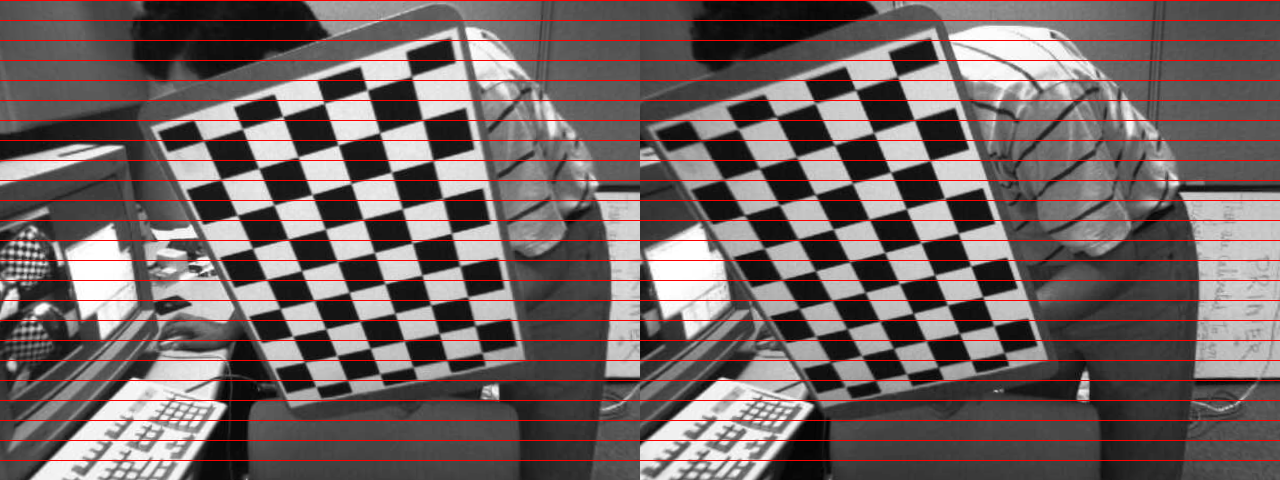

Generate this figure with Python:
import cv2
import numpy as np
import matplotlib.pyplot as plt

im_path_left = r'../Stereovision_ZAW/images_left/'
im_path_right = r'../Stereovision_ZAW/images_right/'

# kryternia przerwania obliczen (blad+liczba iteracji)
criteria = (cv2.TERM_CRITERIA_EPS + cv2.TERM_CRITERIA_MAX_ITER, 30, 0.001)
# przygotowanie punktow 2D w postaci: (0,0,0), (1,0,0), (2,0,0) ....,(6,7,0)
objp = np.zeros((6*7, 3), np.float32)
objp[:, :2] = np.mgrid[0:7, 0:6].T.reshape(-1, 2)
# tablice do przechowywania punktow obiektow (3D) i punktow na obrazie (2D) dla wszystkich obrazow
objpoints = [] # punkty 3d w przestrzeni (rzeczywsite)
imgpoints_l = [] # punkty 2d w plaszczyznie obrazu.
imgpoints_r = [] # punkty 2d w plaszczyznie obrazu.

for i in range(1, 13):
    # wczytanie obrazu
    img_l = cv2.imread(im_path_left+'left%02d.jpg' % i)
    img_r = cv2.imread(im_path_right+'right%02d.jpg' % i)
    # konwersja do odcieni szarosci
    gray_l = cv2.cvtColor(img_l, cv2.COLOR_BGR2GRAY)
    gray_r = cv2.cvtColor(img_r, cv2.COLOR_BGR2GRAY)
    # wyszukiwanie naroznikow na planszy
    ret_l, corners_l = cv2.findChessboardCorners(gray_l, (7, 6), None)
    ret_r, corners_r = cv2.findChessboardCorners(gray_r, (7, 6), None)
    # jesli znaleniono na obrazie punkty
    if ret_l == True and ret_r == True:
        #dolaczenie wspolrzednych 3D
        objpoints.append(objp)
        # poprawa lokalizacji punktow (podpiskelowo) + dolaczenie poprawionych punktow + wizualizacja wykrytych naroznikow
        corners2 = cv2.cornerSubPix(gray_l, corners_l, (11, 11), (-1, -1), criteria)
        imgpoints_l.append(corners2)
        # #wizualizacja
        # cv2.drawChessboardCorners(img_l, (7, 6), corners2, ret_l)
        # cv2.imshow("Corners", img_l)
        # cv2.waitKey()

        corners2 = cv2.cornerSubPix(gray_r, corners_r, (11, 11), (-1, -1), criteria)
        imgpoints_r.append(corners2)
        # #wizualizacja
        # cv2.drawChessboardCorners(img_r, (7, 6), corners2, ret_r)
        # cv2.imshow("Corners", img_r)
        # cv2.waitKey()


ret_l, mtx_l, dist_l, rvecs_l, tvecs_l = cv2.calibrateCamera(objpoints, imgpoints_l, gray_l.shape[::-1], None, None)
ret_r, mtx_r, dist_r, rvecs_r, tvecs_r = cv2.calibrateCamera(objpoints, imgpoints_r, gray_r.shape[::-1], None, None)
#print('Ret:', ret, '\nMTX:', mtx, '\nDist:', dist, '\nRvecs:', rvecs, '\nTvecs:', tvecs)

retval, cameraMatrix1, distCoeffs1, cameraMatrix2, distCoeffs2, R, T, E, F = cv2.stereoCalibrate(objpoints, imgpoints_l, imgpoints_r, mtx_l, dist_l, mtx_r, dist_r, gray_l.shape[::-1])

R1, R2, P1, P2, Q, validPixROI1, validPixROI2 = cv2.stereoRectify(cameraMatrix1, distCoeffs1, cameraMatrix2, distCoeffs2, gray_r.shape[::-1], R, T)

map1_L, map2_L = cv2.initUndistortRectifyMap(cameraMatrix1, distCoeffs1, R1, P1, gray_l.shape[::-1], cv2.CV_16SC2)
map1_R, map2_R = cv2.initUndistortRectifyMap(cameraMatrix2, distCoeffs2, R2, P2, gray_l.shape[::-1], cv2.CV_16SC2)

dst_L = cv2.remap(img_l, map1_L, map2_L, cv2.INTER_LINEAR) #tutaj jest xle img_l
dst_R = cv2.remap(img_r, map1_R, map2_R, cv2.INTER_LINEAR)

N, XX, YY = dst_L.shape[::-1] # pobranie rozmiarow obrazka (kolorowego)
visRectify = np.zeros((YY, XX*2, N), np.uint8) # utworzenie nowego obrazka o szerokosci x2
visRectify[:, 0:640:, :] = dst_L # przypisanie obrazka lewego
visRectify[:, 640:1280:, :] = dst_R # przypisanie obrazka prawego

# Wyrysowanie poziomych linii
for y in range(0, 480, 20):
    cv2.line(visRectify, (0, y), (1280, y), (0, 0, 255))

cv2.imshow('visRectify', visRectify) #wizualizacja
cv2.imwrite('Rectyfication.png',visRectify)
cv2.waitKey(0)
